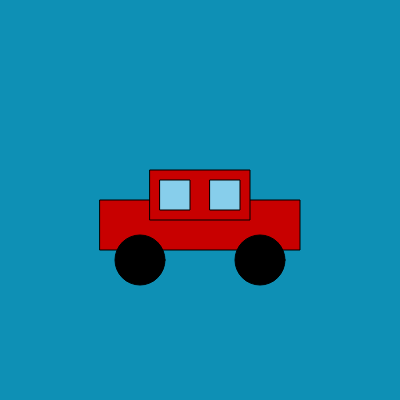
Frame 1 (no input)
Frame 60 (no input): identical to frame 1, image omitted
Frame 120 (the mouse pressed at the canvas centre since frame 60): identical to frame 1, image omitted

The p5.js sketch that drew this single still picture (run headless with seeded random() and noise() and a simulated clock; from frame 60 on, the mouse is pressed at the canvas centre):

// p5.js sketch
// ── sketch.js
function setup() {
  createCanvas(400, 400);
}

function draw() {
  // Set the background color
  background(14, 144, 181);
  
  // Car body
  fill(200, 0, 0); // Red color for the car body
  rect(100, 200, 200, 50);
  
  // Car roof
  fill(200, 0, 0); // Red color for the car roof
  rect(150, 170, 100, 50);
  
  // Car windows
  fill(135, 206, 235); // Sky blue color for the windows
  rect(160, 180, 30, 30); // Left window
  rect(210, 180, 30, 30); // Right window
  
  // Left tire
  fill(0); // Black color for the tires
  ellipse(140, 260, 50, 50);
  
  // Right tire
  fill(0); // Black color for the tires
  ellipse(260, 260, 50, 50);
}
